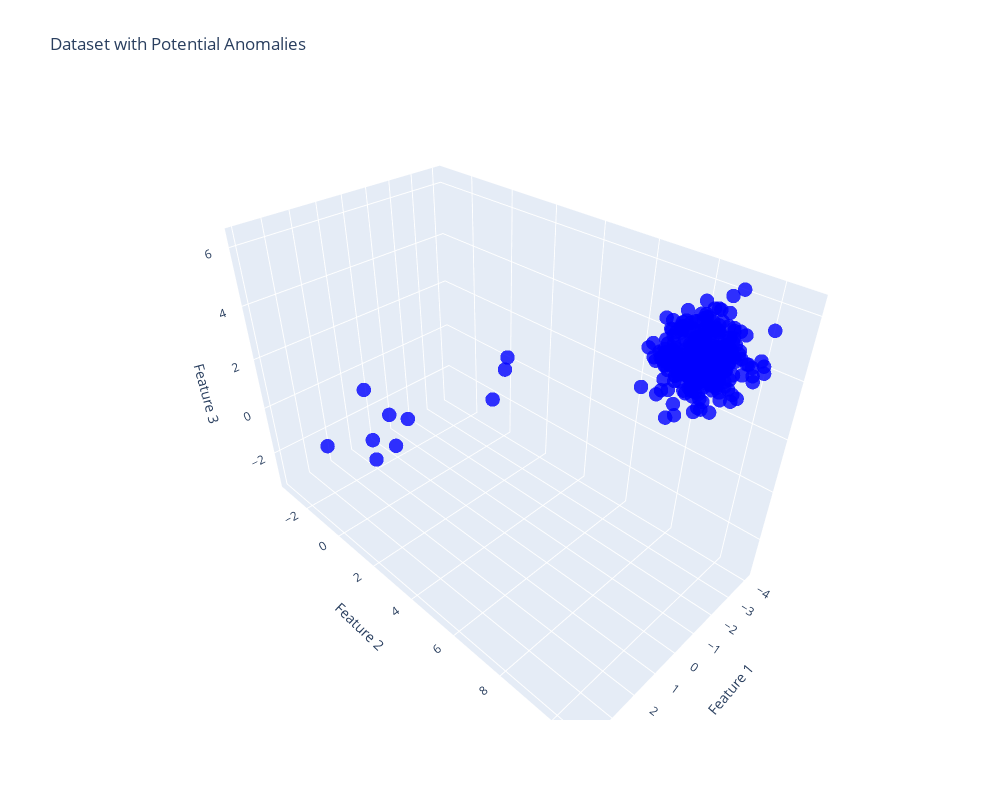
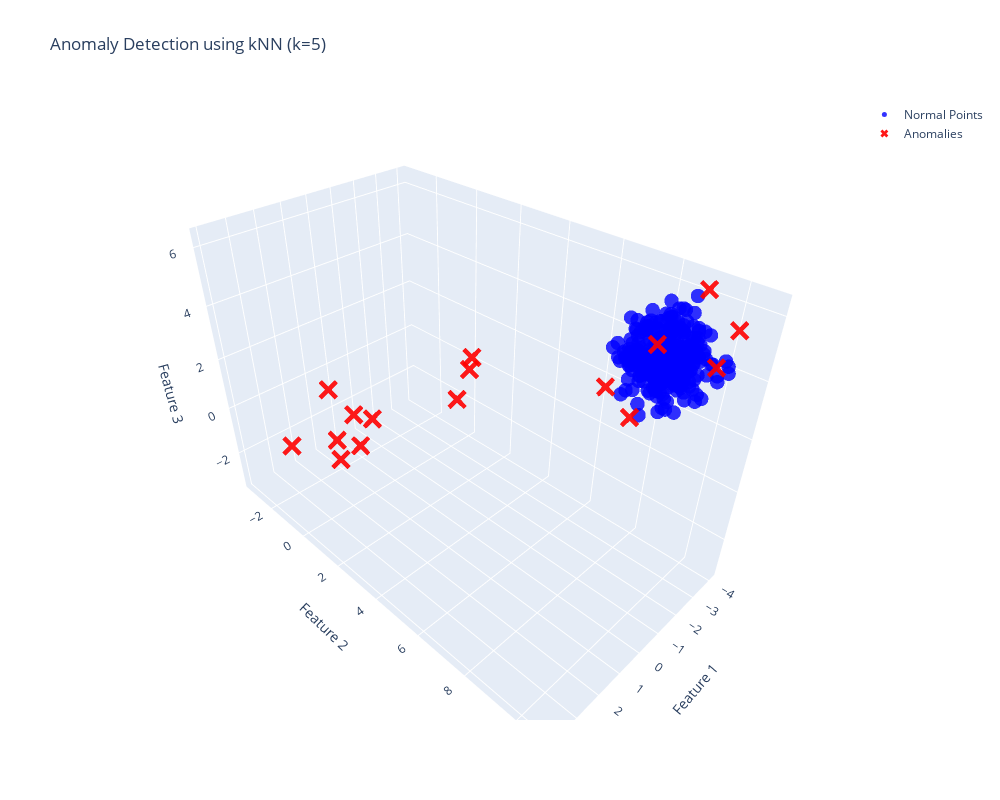

Notebook source saved alongside these figures, in order:
### Code cell
import numpy as np
import plotly.graph_objects as go
from sklearn.neighbors import NearestNeighbors
from sklearn.datasets import make_blobs

def generate_3d_data(n_samples=300, n_anomalies=10, cluster_std=0.60, random_state=42):
    """Generate synthetic 3D data with some anomalies."""
    # Create clustered data in 3D
    X, _ = make_blobs(n_samples=n_samples, centers=1, cluster_std=cluster_std, n_features=3, random_state=random_state)
    # Add random anomalies
    anomalies = np.random.uniform(low=-4, high=4, size=(n_anomalies, 3))
    # Combine normal data and anomalies
    return np.vstack([X, anomalies])

def plot_3d_data(X, title="Dataset with Potential Anomalies"):
    """Plot the 3D dataset using Plotly with larger figure dimensions."""
    fig = go.Figure(data=go.Scatter3d(
        x=X[:, 0], y=X[:, 1], z=X[:, 2],
        mode='markers',
        marker=dict(size=5, color='blue', opacity=0.8)
    ))
    fig.update_layout(
        title=title,
        width=1000,  # Set figure width
        height=800,  # Set figure height
        scene=dict(
            xaxis_title='Feature 1',
            yaxis_title='Feature 2',
            zaxis_title='Feature 3'
        )
    )
    fig.show()

def detect_anomalies_knn(X, n_neighbors=5, percentile=95):
    """Detect anomalies using k-Nearest Neighbors distance method."""
    # Fit kNN model
    nbrs = NearestNeighbors(n_neighbors=n_neighbors)
    nbrs.fit(X)
    
    # Calculate distances to the k-th nearest neighbor
    distances, _ = nbrs.kneighbors(X)
    distance_to_kth_neighbor = distances[:, -1]
    
    # Determine the threshold for anomalies
    threshold = np.percentile(distance_to_kth_neighbor, percentile)
    
    # Identify anomalies
    anomalies = X[distance_to_kth_neighbor > threshold]
    
    return anomalies, threshold

def plot_3d_anomalies(X, anomalies, threshold, n_neighbors=5):
    """Plot the 3D dataset with anomalies highlighted using Plotly with larger figure dimensions."""
    # Plot normal points
    normal_points = X[~np.isin(X, anomalies).all(axis=1)]
    
    fig = go.Figure()
    
    # Add normal points
    fig.add_trace(go.Scatter3d(
        x=normal_points[:, 0], y=normal_points[:, 1], z=normal_points[:, 2],
        mode='markers',
        marker=dict(size=5, color='blue', opacity=0.8),
        name='Normal Points'
    ))
    
    # Add anomalies
    fig.add_trace(go.Scatter3d(
        x=anomalies[:, 0], y=anomalies[:, 1], z=anomalies[:, 2],
        mode='markers',
        marker=dict(size=7, color='red', symbol='x', opacity=0.9),
        name='Anomalies'
    ))
    
    fig.update_layout(
        title=f"Anomaly Detection using kNN (k={n_neighbors})",
        width=1000,  # Set figure width
        height=800,  # Set figure height
        scene=dict(
            xaxis_title='Feature 1',
            yaxis_title='Feature 2',
            zaxis_title='Feature 3'
        )
    )
    fig.show()

def main():
    # Parameters
    n_samples = 300
    n_anomalies = 10
    n_neighbors = 5
    cluster_std = 0.60
    percentile = 95
    
    # Generate and plot data
    X = generate_3d_data(n_samples=n_samples, n_anomalies=n_anomalies, cluster_std=cluster_std)
    plot_3d_data(X, title="Dataset with Potential Anomalies")
    
    # Detect anomalies
    anomalies, threshold = detect_anomalies_knn(X, n_neighbors=n_neighbors, percentile=percentile)
    print(f"Anomaly threshold (distance to {n_neighbors}-th neighbor): {threshold:.2f}")
    
    # Plot anomalies
    plot_3d_anomalies(X, anomalies, threshold, n_neighbors=n_neighbors)

if __name__ == "__main__":
    main()

### Figure 1 — Plotly figure (JSON) as saved in the notebook; plotly's stock layout.template omitted (floating-point values rounded to 4 significant figures; data arrays with more than 128 entries replaced by an {"elided": "..."} marker saying what was removed)
{"data": [{"marker": {"color": "blue", "opacity": 0.8, "size": 5}, "mode": "markers", "type": "scatter3d", "x": {"elided": "310 float values"}, "y": {"elided": "310 float values"}, "z": {"elided": "310 float values"}}], "layout": {"height": 800, "scene": {"xaxis": {"title": {"text": "Feature 1"}}, "yaxis": {"title": {"text": "Feature 2"}}, "zaxis": {"title": {"text": "Feature 3"}}}, "title": {"text": "Dataset with Potential Anomalies"}, "width": 1000}}

### Figure 2 — Plotly figure (JSON) as saved in the notebook; plotly's stock layout.template omitted (floating-point values rounded to 4 significant figures; data arrays with more than 128 entries replaced by an {"elided": "..."} marker saying what was removed)
{"data": [{"marker": {"color": "blue", "opacity": 0.8, "size": 5}, "mode": "markers", "name": "Normal Points", "type": "scatter3d", "x": {"elided": "294 float values"}, "y": {"elided": "294 float values"}, "z": {"elided": "294 float values"}}, {"marker": {"color": "red", "opacity": 0.9, "size": 7, "symbol": "x"}, "mode": "markers", "name": "Anomalies", "type": "scatter3d", "x": [-0.4858, -4.105, -3.272, -3.904, -2.092, -1.854, -3.556, 0.9827, 2.873, -3.193, 3.086, 1.833, 3.969, 0.2458, -2.63, 1.394], "y": [8.462, 7.767, 10.45, 9.123, 8.378, 10.68, -0.214, -0.874, 2.789, 0.9515, -1.828, -0.7334, 2.342, -3.277, 1.38, -0.05963], "z": [4.401, 3.895, 5.746, 6.226, 2.551, 5.356, -1.694, -0.4807, 2.185, 0.9151, -1.267, -1.967, 3.521, -3.331, 0.8288, -1.21]}], "layout": {"height": 800, "scene": {"xaxis": {"title": {"text": "Feature 1"}}, "yaxis": {"title": {"text": "Feature 2"}}, "zaxis": {"title": {"text": "Feature 3"}}}, "title": {"text": "Anomaly Detection using kNN (k=5)"}, "width": 1000}}
